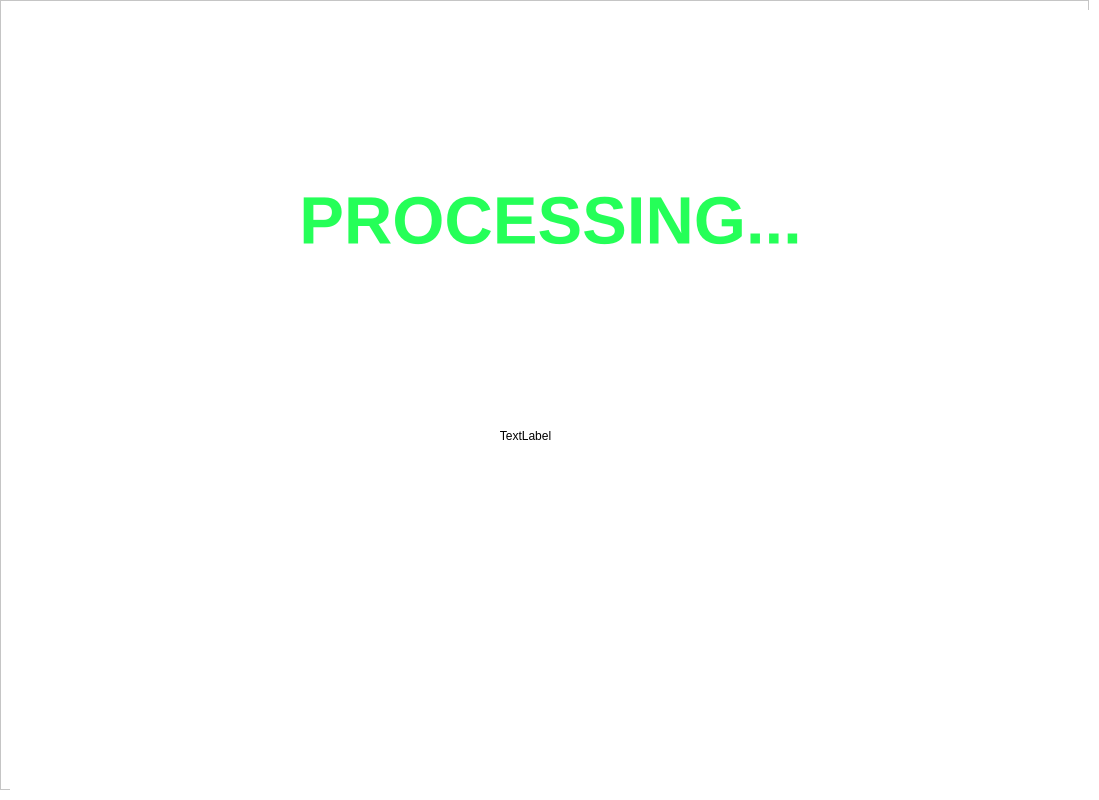
<?xml version="1.0" encoding="UTF-8"?>
<ui version="4.0">
 <class>MainWindow</class>
 <widget class="QMainWindow" name="MainWindow">
  <property name="geometry">
   <rect>
    <x>0</x>
    <y>0</y>
    <width>1099</width>
    <height>800</height>
   </rect>
  </property>
  <property name="windowTitle">
   <string>MainWindow</string>
  </property>
  <widget class="QWidget" name="centralwidget">
   <property name="styleSheet">
    <string notr="true">background-color: rgb(255, 255, 255);</string>
   </property>
   <layout class="QVBoxLayout" name="drop_shadow_layout">
    <property name="spacing">
     <number>0</number>
    </property>
    <property name="leftMargin">
     <number>0</number>
    </property>
    <property name="topMargin">
     <number>0</number>
    </property>
    <property name="rightMargin">
     <number>10</number>
    </property>
    <property name="bottomMargin">
     <number>10</number>
    </property>
    <item>
     <widget class="QFrame" name="Content">
      <property name="minimumSize">
       <size>
        <width>1080</width>
        <height>780</height>
       </size>
      </property>
      <property name="frameShape">
       <enum>QFrame::StyledPanel</enum>
      </property>
      <property name="frameShadow">
       <enum>QFrame::Raised</enum>
      </property>
      <widget class="QFrame" name="drop_shadow_frame">
       <property name="enabled">
        <bool>true</bool>
       </property>
       <property name="geometry">
        <rect>
         <x>10</x>
         <y>10</y>
         <width>1080</width>
         <height>780</height>
        </rect>
       </property>
       <property name="minimumSize">
        <size>
         <width>1080</width>
         <height>780</height>
        </size>
       </property>
       <property name="styleSheet">
        <string notr="true">background-color: rgb(255, 255, 255);
border-radius: 10px;</string>
       </property>
       <property name="frameShape">
        <enum>QFrame::NoFrame</enum>
       </property>
       <property name="frameShadow">
        <enum>QFrame::Raised</enum>
       </property>
       <widget class="QFrame" name="type_1">
        <property name="geometry">
         <rect>
          <x>84</x>
          <y>190</y>
          <width>250</width>
          <height>400</height>
         </rect>
        </property>
        <property name="minimumSize">
         <size>
          <width>250</width>
          <height>400</height>
         </size>
        </property>
        <property name="maximumSize">
         <size>
          <width>250</width>
          <height>400</height>
         </size>
        </property>
        <property name="mouseTracking">
         <bool>true</bool>
        </property>
        <property name="styleSheet">
         <string notr="true">background-color: qlineargradient(spread:pad, x1:0, y1:0, x2:1, y2:0, stop:0 rgba(168, 255, 120, 255), stop:1 rgba(120, 255, 214, 255));

</string>
        </property>
        <property name="frameShape">
         <enum>QFrame::StyledPanel</enum>
        </property>
        <property name="frameShadow">
         <enum>QFrame::Raised</enum>
        </property>
        <widget class="QFrame" name="progress_bar_1">
         <property name="geometry">
          <rect>
           <x>35</x>
           <y>55</y>
           <width>180</width>
           <height>180</height>
          </rect>
         </property>
         <property name="minimumSize">
          <size>
           <width>180</width>
           <height>180</height>
          </size>
         </property>
         <property name="maximumSize">
          <size>
           <width>180</width>
           <height>180</height>
          </size>
         </property>
         <property name="autoFillBackground">
          <bool>false</bool>
         </property>
         <property name="styleSheet">
          <string notr="true"/>
         </property>
         <property name="frameShape">
          <enum>QFrame::StyledPanel</enum>
         </property>
         <property name="frameShadow">
          <enum>QFrame::Raised</enum>
         </property>
         <widget class="QFrame" name="frame">
          <property name="geometry">
           <rect>
            <x>15</x>
            <y>40</y>
            <width>150</width>
            <height>80</height>
           </rect>
          </property>
          <property name="minimumSize">
           <size>
            <width>90</width>
            <height>80</height>
           </size>
          </property>
          <property name="styleSheet">
           <string notr="true">QFrame{
	border: None;
	image: url(./app/component/stink.png);
	background-color:None;
}</string>
          </property>
          <property name="frameShape">
           <enum>QFrame::StyledPanel</enum>
          </property>
          <property name="frameShadow">
           <enum>QFrame::Raised</enum>
          </property>
         </widget>
         <widget class="QLabel" name="org_percent">
          <property name="geometry">
           <rect>
            <x>40</x>
            <y>120</y>
            <width>110</width>
            <height>40</height>
           </rect>
          </property>
          <property name="maximumSize">
           <size>
            <width>110</width>
            <height>40</height>
           </size>
          </property>
          <property name="font">
           <font>
            <family>Segoe UI Black</family>
            <pointsize>14</pointsize>
            <weight>75</weight>
            <bold>true</bold>
           </font>
          </property>
          <property name="styleSheet">
           <string notr="true">background-color: None;
border: None;</string>
          </property>
          <property name="text">
           <string>&lt;html&gt;&lt;head/&gt;&lt;body&gt;&lt;p align=&quot;center&quot;&gt;25%&lt;/p&gt;&lt;/body&gt;&lt;/html&gt;</string>
          </property>
         </widget>
        </widget>
        <widget class="QLabel" name="label">
         <property name="geometry">
          <rect>
           <x>25</x>
           <y>320</y>
           <width>200</width>
           <height>40</height>
          </rect>
         </property>
         <property name="font">
          <font>
           <family>Segoe UI Black</family>
           <pointsize>20</pointsize>
           <weight>75</weight>
           <bold>true</bold>
          </font>
         </property>
         <property name="styleSheet">
          <string notr="true">background-color: None</string>
         </property>
         <property name="text">
          <string>&lt;html&gt;&lt;head/&gt;&lt;body&gt;&lt;p align=&quot;center&quot;&gt;ORGANIC&lt;/p&gt;&lt;/body&gt;&lt;/html&gt;</string>
         </property>
        </widget>
       </widget>
       <widget class="QFrame" name="type_2">
        <property name="geometry">
         <rect>
          <x>414</x>
          <y>190</y>
          <width>250</width>
          <height>400</height>
         </rect>
        </property>
        <property name="minimumSize">
         <size>
          <width>250</width>
          <height>400</height>
         </size>
        </property>
        <property name="maximumSize">
         <size>
          <width>250</width>
          <height>400</height>
         </size>
        </property>
        <property name="styleSheet">
         <string notr="true">background-color: qlineargradient(spread:pad, x1:0, y1:0, x2:1, y2:0, stop:0 rgba(168, 255, 120, 255), stop:1 rgba(120, 255, 214, 255));

</string>
        </property>
        <property name="frameShape">
         <enum>QFrame::StyledPanel</enum>
        </property>
        <property name="frameShadow">
         <enum>QFrame::Raised</enum>
        </property>
        <widget class="QFrame" name="progress_bar_2">
         <property name="geometry">
          <rect>
           <x>35</x>
           <y>55</y>
           <width>180</width>
           <height>180</height>
          </rect>
         </property>
         <property name="minimumSize">
          <size>
           <width>180</width>
           <height>180</height>
          </size>
         </property>
         <property name="maximumSize">
          <size>
           <width>180</width>
           <height>180</height>
          </size>
         </property>
         <property name="autoFillBackground">
          <bool>false</bool>
         </property>
         <property name="styleSheet">
          <string notr="true"/>
         </property>
         <property name="frameShape">
          <enum>QFrame::StyledPanel</enum>
         </property>
         <property name="frameShadow">
          <enum>QFrame::Raised</enum>
         </property>
         <widget class="QFrame" name="frame_7">
          <property name="geometry">
           <rect>
            <x>15</x>
            <y>40</y>
            <width>150</width>
            <height>80</height>
           </rect>
          </property>
          <property name="minimumSize">
           <size>
            <width>90</width>
            <height>80</height>
           </size>
          </property>
          <property name="styleSheet">
           <string notr="true">QFrame{
	border: None;
	background-color:None;
	image: url(./app/component/plastic.png);
}</string>
          </property>
          <property name="frameShape">
           <enum>QFrame::StyledPanel</enum>
          </property>
          <property name="frameShadow">
           <enum>QFrame::Raised</enum>
          </property>
         </widget>
         <widget class="QLabel" name="inorg_percent">
          <property name="geometry">
           <rect>
            <x>40</x>
            <y>120</y>
            <width>110</width>
            <height>40</height>
           </rect>
          </property>
          <property name="maximumSize">
           <size>
            <width>110</width>
            <height>40</height>
           </size>
          </property>
          <property name="font">
           <font>
            <family>Segoe UI Black</family>
            <pointsize>14</pointsize>
            <weight>75</weight>
            <bold>true</bold>
           </font>
          </property>
          <property name="styleSheet">
           <string notr="true">background-color: None;
border: None;</string>
          </property>
          <property name="text">
           <string>&lt;html&gt;&lt;head/&gt;&lt;body&gt;&lt;p align=&quot;center&quot;&gt;25%&lt;/p&gt;&lt;/body&gt;&lt;/html&gt;</string>
          </property>
         </widget>
        </widget>
        <widget class="QLabel" name="label_14">
         <property name="geometry">
          <rect>
           <x>15</x>
           <y>320</y>
           <width>220</width>
           <height>40</height>
          </rect>
         </property>
         <property name="font">
          <font>
           <family>Segoe UI Black</family>
           <pointsize>20</pointsize>
           <weight>75</weight>
           <bold>true</bold>
          </font>
         </property>
         <property name="styleSheet">
          <string notr="true">background-color: None</string>
         </property>
         <property name="text">
          <string>&lt;html&gt;&lt;head/&gt;&lt;body&gt;&lt;p align=&quot;center&quot;&gt;INORGANIC&lt;/p&gt;&lt;/body&gt;&lt;/html&gt;</string>
         </property>
        </widget>
       </widget>
       <widget class="QFrame" name="type_3">
        <property name="geometry">
         <rect>
          <x>744</x>
          <y>190</y>
          <width>250</width>
          <height>400</height>
         </rect>
        </property>
        <property name="minimumSize">
         <size>
          <width>250</width>
          <height>400</height>
         </size>
        </property>
        <property name="maximumSize">
         <size>
          <width>250</width>
          <height>400</height>
         </size>
        </property>
        <property name="styleSheet">
         <string notr="true">background-color: qlineargradient(spread:pad, x1:0, y1:0, x2:1, y2:0, stop:0 rgba(168, 255, 120, 255), stop:1 rgba(120, 255, 214, 255));

</string>
        </property>
        <property name="frameShape">
         <enum>QFrame::StyledPanel</enum>
        </property>
        <property name="frameShadow">
         <enum>QFrame::Raised</enum>
        </property>
        <widget class="QFrame" name="progress_bar_3">
         <property name="geometry">
          <rect>
           <x>35</x>
           <y>55</y>
           <width>180</width>
           <height>180</height>
          </rect>
         </property>
         <property name="minimumSize">
          <size>
           <width>180</width>
           <height>180</height>
          </size>
         </property>
         <property name="maximumSize">
          <size>
           <width>180</width>
           <height>180</height>
          </size>
         </property>
         <property name="autoFillBackground">
          <bool>false</bool>
         </property>
         <property name="styleSheet">
          <string notr="true"/>
         </property>
         <property name="frameShape">
          <enum>QFrame::StyledPanel</enum>
         </property>
         <property name="frameShadow">
          <enum>QFrame::Raised</enum>
         </property>
         <widget class="QFrame" name="frame_9">
          <property name="geometry">
           <rect>
            <x>15</x>
            <y>40</y>
            <width>150</width>
            <height>80</height>
           </rect>
          </property>
          <property name="minimumSize">
           <size>
            <width>90</width>
            <height>80</height>
           </size>
          </property>
          <property name="styleSheet">
           <string notr="true">QFrame{
	border: None;
	image: url(./app/component/other.png);
	background-color:None;
}</string>
          </property>
          <property name="frameShape">
           <enum>QFrame::StyledPanel</enum>
          </property>
          <property name="frameShadow">
           <enum>QFrame::Raised</enum>
          </property>
         </widget>
         <widget class="QLabel" name="other_percent">
          <property name="geometry">
           <rect>
            <x>40</x>
            <y>120</y>
            <width>110</width>
            <height>40</height>
           </rect>
          </property>
          <property name="maximumSize">
           <size>
            <width>110</width>
            <height>40</height>
           </size>
          </property>
          <property name="font">
           <font>
            <family>Segoe UI Black</family>
            <pointsize>14</pointsize>
            <weight>75</weight>
            <bold>true</bold>
           </font>
          </property>
          <property name="styleSheet">
           <string notr="true">background-color: None;
border: None;</string>
          </property>
          <property name="text">
           <string>&lt;html&gt;&lt;head/&gt;&lt;body&gt;&lt;p align=&quot;center&quot;&gt;25%&lt;/p&gt;&lt;/body&gt;&lt;/html&gt;</string>
          </property>
         </widget>
        </widget>
        <widget class="QLabel" name="label_18">
         <property name="geometry">
          <rect>
           <x>50</x>
           <y>320</y>
           <width>150</width>
           <height>40</height>
          </rect>
         </property>
         <property name="font">
          <font>
           <family>Segoe UI Black</family>
           <pointsize>20</pointsize>
           <weight>75</weight>
           <bold>true</bold>
          </font>
         </property>
         <property name="styleSheet">
          <string notr="true">background-color: None</string>
         </property>
         <property name="text">
          <string>&lt;html&gt;&lt;head/&gt;&lt;body&gt;&lt;p align=&quot;center&quot;&gt;OTHERS&lt;/p&gt;&lt;/body&gt;&lt;/html&gt;</string>
         </property>
        </widget>
       </widget>
       <widget class="QFrame" name="stat_frame">
        <property name="geometry">
         <rect>
          <x>440</x>
          <y>660</y>
          <width>200</width>
          <height>60</height>
         </rect>
        </property>
        <property name="styleSheet">
         <string notr="true">background-color: qlineargradient(spread:pad, x1:0, y1:0, x2:1, y2:0, stop:0 rgba(168, 255, 120, 255), stop:1 rgba(120, 255, 214, 255));
</string>
        </property>
        <property name="frameShape">
         <enum>QFrame::StyledPanel</enum>
        </property>
        <property name="frameShadow">
         <enum>QFrame::Raised</enum>
        </property>
        <widget class="QLabel" name="label_3">
         <property name="geometry">
          <rect>
           <x>0</x>
           <y>0</y>
           <width>200</width>
           <height>60</height>
          </rect>
         </property>
         <property name="font">
          <font>
           <pointsize>14</pointsize>
           <weight>75</weight>
           <bold>true</bold>
          </font>
         </property>
         <property name="text">
          <string>STATISTIC</string>
         </property>
         <property name="alignment">
          <set>Qt::AlignCenter</set>
         </property>
        </widget>
       </widget>
       <widget class="QLabel" name="status">
        <property name="geometry">
         <rect>
          <x>0</x>
          <y>50</y>
          <width>1081</width>
          <height>71</height>
         </rect>
        </property>
        <property name="font">
         <font>
          <pointsize>41</pointsize>
          <weight>75</weight>
          <bold>true</bold>
         </font>
        </property>
        <property name="styleSheet">
         <string notr="true">color: rgb(37, 255, 88);</string>
        </property>
        <property name="text">
         <string>READY!</string>
        </property>
        <property name="alignment">
         <set>Qt::AlignCenter</set>
        </property>
       </widget>
      </widget>
      <widget class="QFrame" name="Chart">
       <property name="geometry">
        <rect>
         <x>10</x>
         <y>10</y>
         <width>1080</width>
         <height>780</height>
        </rect>
       </property>
       <property name="styleSheet">
        <string notr="true">background-color: qlineargradient(spread:pad, x1:0, y1:0, x2:1, y2:0, stop:0 rgba(168, 255, 120, 255), stop:1 rgba(120, 255, 214, 255));

border-radius: 15px;</string>
       </property>
       <property name="frameShape">
        <enum>QFrame::StyledPanel</enum>
       </property>
       <property name="frameShadow">
        <enum>QFrame::Raised</enum>
       </property>
       <widget class="QLabel" name="label_2">
        <property name="geometry">
         <rect>
          <x>315</x>
          <y>20</y>
          <width>440</width>
          <height>100</height>
         </rect>
        </property>
        <property name="font">
         <font>
          <pointsize>48</pointsize>
          <weight>75</weight>
          <bold>true</bold>
         </font>
        </property>
        <property name="styleSheet">
         <string notr="true">background-color: rgba(255, 255, 255, 0);</string>
        </property>
        <property name="text">
         <string>STATISTIC</string>
        </property>
       </widget>
       <widget class="QPushButton" name="exit_btn">
        <property name="geometry">
         <rect>
          <x>1030</x>
          <y>20</y>
          <width>30</width>
          <height>30</height>
         </rect>
        </property>
        <property name="styleSheet">
         <string notr="true">background-color: rgb(245, 47, 47);
border-radius: 15px;</string>
        </property>
        <property name="text">
         <string/>
        </property>
       </widget>
       <widget class="QWidget" name="chart_widget_daily" native="true">
        <property name="geometry">
         <rect>
          <x>50</x>
          <y>180</y>
          <width>980</width>
          <height>550</height>
         </rect>
        </property>
        <property name="styleSheet">
         <string notr="true">background-color: rgb(255, 255, 255);
</string>
        </property>
       </widget>
       <widget class="QWidget" name="Toggle_Btn" native="true">
        <property name="geometry">
         <rect>
          <x>50</x>
          <y>130</y>
          <width>100</width>
          <height>40</height>
         </rect>
        </property>
        <property name="styleSheet">
         <string notr="true">background-color: rgb(255, 255, 255);
border: 2px solid rgb(100, 107, 96);</string>
        </property>
        <widget class="QWidget" name="pos_1" native="true">
         <property name="geometry">
          <rect>
           <x>0</x>
           <y>0</y>
           <width>50</width>
           <height>40</height>
          </rect>
         </property>
         <property name="styleSheet">
          <string notr="true">background-color: qlineargradient(spread:pad, x1:0, y1:0, x2:1, y2:0, stop:0 rgba(168, 255, 120, 255), stop:1 rgba(120, 255, 214, 255));
border: solid rgba(255, 255, 255, 0);
margin: 2px;</string>
         </property>
        </widget>
        <widget class="QLabel" name="Month">
         <property name="geometry">
          <rect>
           <x>50</x>
           <y>0</y>
           <width>50</width>
           <height>40</height>
          </rect>
         </property>
         <property name="font">
          <font>
           <pointsize>8</pointsize>
           <weight>75</weight>
           <bold>true</bold>
          </font>
         </property>
         <property name="styleSheet">
          <string notr="true">background-color: rgba(255, 255, 255, 0);
border-color: rgba(255, 255, 255, 0);
</string>
         </property>
         <property name="text">
          <string>M</string>
         </property>
         <property name="alignment">
          <set>Qt::AlignCenter</set>
         </property>
        </widget>
        <widget class="QLabel" name="Day">
         <property name="geometry">
          <rect>
           <x>0</x>
           <y>0</y>
           <width>50</width>
           <height>40</height>
          </rect>
         </property>
         <property name="font">
          <font>
           <pointsize>8</pointsize>
           <weight>75</weight>
           <bold>true</bold>
          </font>
         </property>
         <property name="styleSheet">
          <string notr="true">background-color: rgba(255, 255, 255, 0);
border-color: rgba(255, 255, 255, 0);
</string>
         </property>
         <property name="text">
          <string>D</string>
         </property>
         <property name="alignment">
          <set>Qt::AlignCenter</set>
         </property>
        </widget>
        <zorder>pos_1</zorder>
        <zorder>Day</zorder>
        <zorder>Month</zorder>
       </widget>
       <widget class="QDateEdit" name="dateEdit">
        <property name="geometry">
         <rect>
          <x>170</x>
          <y>130</y>
          <width>130</width>
          <height>40</height>
         </rect>
        </property>
        <property name="styleSheet">
         <string notr="true">background-color: rgb(255, 255, 255);
border-radius: 5px;
</string>
        </property>
       </widget>
       <widget class="QWidget" name="chart_widget_monthly" native="true">
        <property name="geometry">
         <rect>
          <x>50</x>
          <y>180</y>
          <width>980</width>
          <height>550</height>
         </rect>
        </property>
        <property name="styleSheet">
         <string notr="true">background-color: rgb(255, 255, 255);
</string>
        </property>
       </widget>
      </widget>
      <widget class="QWidget" name="Processing" native="true">
       <property name="geometry">
        <rect>
         <x>10</x>
         <y>10</y>
         <width>1091</width>
         <height>781</height>
        </rect>
       </property>
       <property name="styleSheet">
        <string notr="true"/>
       </property>
       <widget class="QLabel" name="processing">
        <property name="geometry">
         <rect>
          <x>10</x>
          <y>140</y>
          <width>1061</width>
          <height>141</height>
         </rect>
        </property>
        <property name="font">
         <font>
          <pointsize>50</pointsize>
          <weight>75</weight>
          <bold>true</bold>
         </font>
        </property>
        <property name="styleSheet">
         <string notr="true">color: rgb(37, 255, 88);</string>
        </property>
        <property name="text">
         <string>PROCESSING...</string>
        </property>
        <property name="alignment">
         <set>Qt::AlignCenter</set>
        </property>
       </widget>
       <widget class="QLabel" name="loading">
        <property name="geometry">
         <rect>
          <x>330</x>
          <y>310</y>
          <width>371</width>
          <height>231</height>
         </rect>
        </property>
        <property name="text">
         <string>TextLabel</string>
        </property>
        <property name="alignment">
         <set>Qt::AlignCenter</set>
        </property>
       </widget>
      </widget>
      <zorder>Chart</zorder>
      <zorder>drop_shadow_frame</zorder>
      <zorder>Processing</zorder>
     </widget>
    </item>
   </layout>
  </widget>
 </widget>
 <resources>
  <include location="test.qrc"/>
 </resources>
 <connections/>
</ui>
